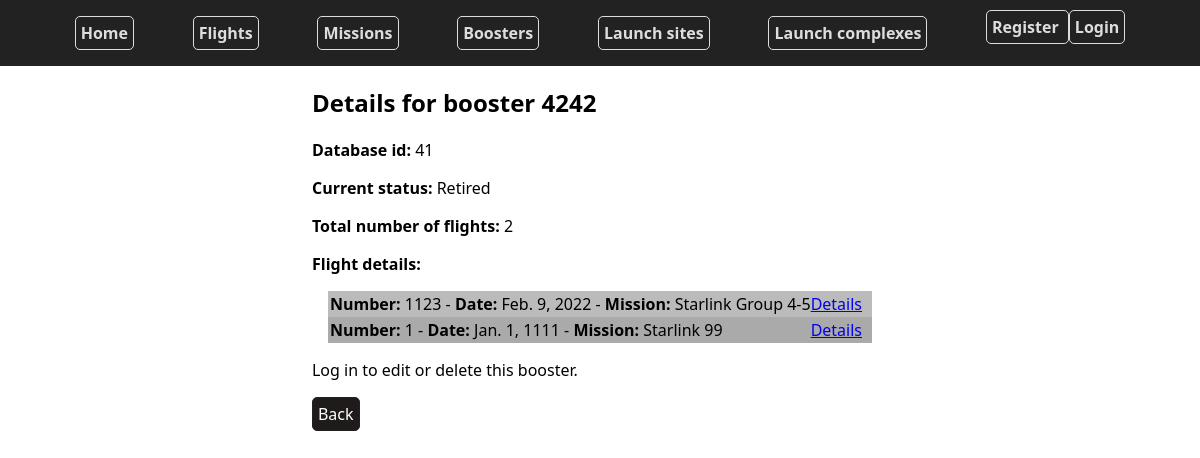
Page /boosters/41 on the earlier database version.
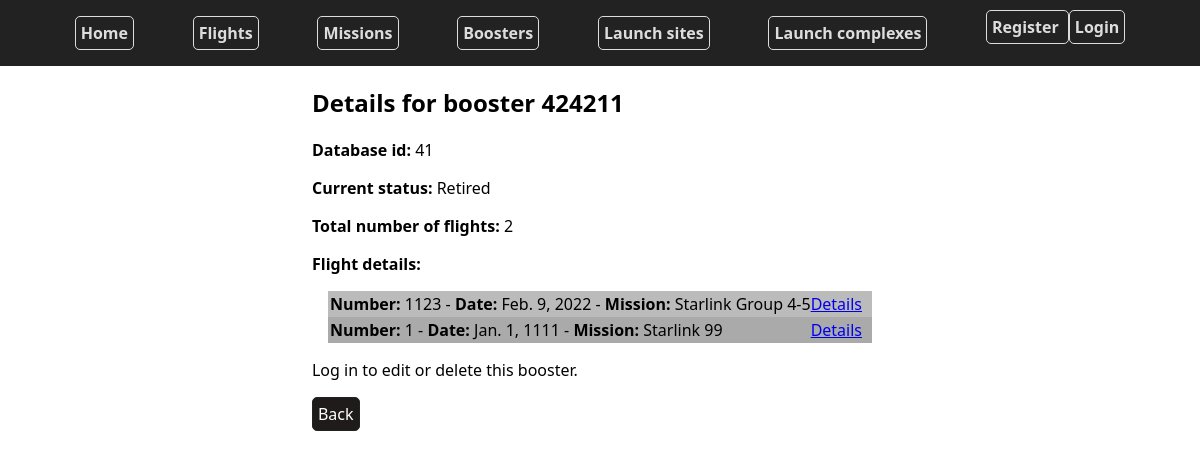
Same page on the later database version.
### Falcon9Launches/models.py (models this page shows, shortened)
class Booster(models.Model):
    BOOSTER_STATUS = (
        ('WA','Awaiting assignment'),
        ('WL','Awaiting launch'),
        ('Rf','Refurbished'),
        ('T','Testing'),
        ('D','Destroyed'),
        ('L','Lost'),
        ('Rt','Retired'),
    )
    number = models.CharField(max_length=16)
    current_status = models.CharField(max_length = 2, choices=BOOSTER_STATUS)

class Flight(models.Model):
    OUTCOMES = (
        ('F', 'Failure'),
        ('S', 'Success'),
        ('C', 'Cancelled'),
    )
    number = models.IntegerField()
    date = models.DateField('date of flight')
    booster = models.ForeignKey(Booster, on_delete=models.CASCADE)
    outcome = models.CharField(max_length=1, choices=OUTCOMES)
    launch_complex = models.ForeignKey(LaunchComplex, on_delete=models.CASCADE)
    mission = models.OneToOneField(Mission, on_delete=models.CASCADE)

### Falcon9Launches/views.py (the view)
# urls.py: path('boosters/<int:booster_id>', views.boosterDetails, name="boosterDetails"),
def boosterDetails(req, booster_id):
    print(f'@views.boosterDetails. Booster_id:{booster_id}')
    booster = get_object_or_404(Booster, pk = booster_id)
    context ={ 'booster': booster}
    return render(req, 'Falcon9Launches/boosterDetails.html' , context)

### Falcon9Launches/templates/Falcon9Launches/boosterDetails.html
{% extends "Falcon9Launches/layout.html" %}
{% block content%}
    <h2>Details for booster {{booster.number}}</h2>
    <div>
        <p><strong>Database id:</strong> {{booster.id}}</p>
        <p><strong>Current status:</strong> {{booster.get_current_status_display}}</p>
        <p><strong>Total number of flights:</strong> {{booster.flight_set.all|length}}</p>
        <p> <strong>Flight details:</strong> </p>
        <div class="flightsList" >
            {% for f in booster.flight_set.all  %}
                <div class="flightLine">
                    <span>
                        <strong>Number: </strong>{{f.number}} -
                        <strong>Date: </strong>{{f.date}} -
                        <strong>Mission: </strong> {{f.mission.name}}
                    </span>
                    <div>
                        <a href="{% url 'flightDetails' f.id %}"> Details </a>
                    </div>
                </div>
            {% endfor %}
        </div>
    </div>
    {% if  request.user.is_authenticated %}
        <a class="button edit" href = "{% url 'boosterEdit' booster.id %}" > Edit </a>
        <a class="button delete" href = "{% url 'boosterDelete' booster.id %}" > Delete </a>
    {% else %}
        <p> Log in to edit or delete this booster. </p>
    {% endif %}
    <a class="button cancel" href = "{% url 'boosters' %}" > Back </a>
{% endblock %}

Differences in the rows shown:
changed Booster "Retired": number "4242" → "424211"
